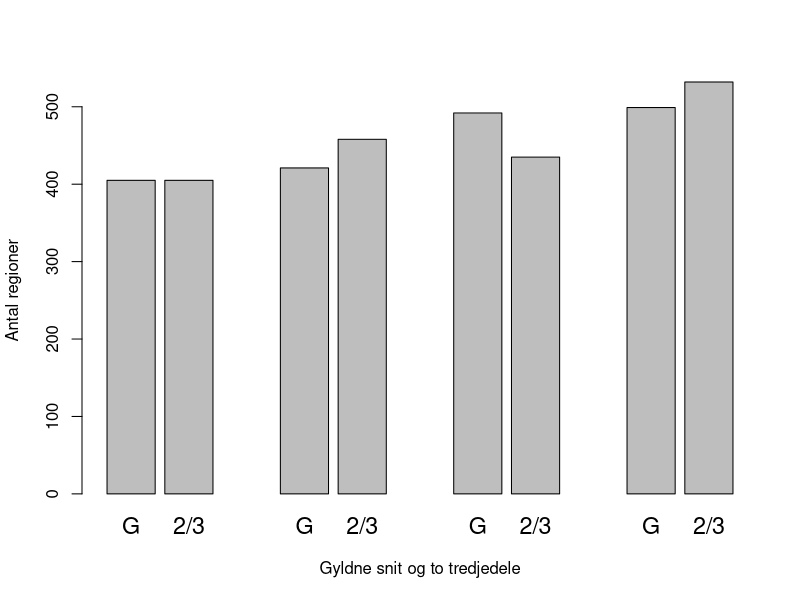
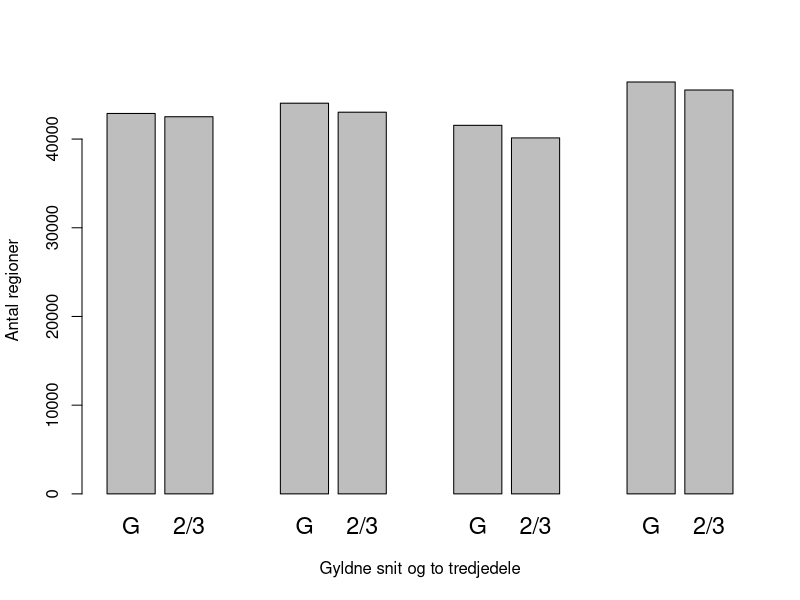

These figures' R source, in order:
d2 <- read.table("csv/G_vs_totradjedele.csv", sep=",",header=TRUE)
d1 <- read.table("csv/G_vs_totradjedeleU.csv", sep=",",header=TRUE)


png("billeder/G_vs_to_tredjedeleU.png", height = 480, width = 480)
barplot(d1$interessante.regioner,beside=TRUE,names=d1$ratios, cex.axis=1.0,  cex.names = 1.4, xlab = "Gyldne snit og to tredjedele", ylab = "Antal regioner"  )
dev.off()
png("billeder/G_vs_to_tredjedele.png", height = 480, width = 480)
barplot(d2$interessante.regioner,beside=TRUE,names=d2$ratios, cex.axis=1.0,  cex.names = 1.4, xlab = "Gyldne snit og to tredjedele", ylab = "Antal regioner"  )
dev.off()
q()
